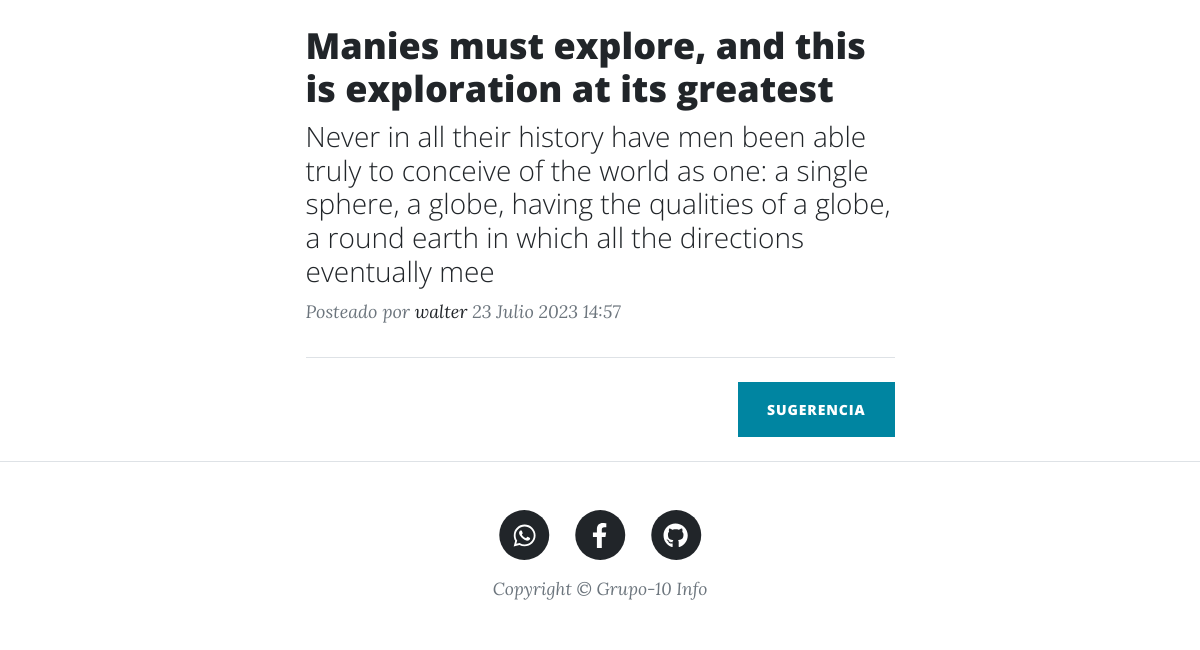
/ (lower part), run on an earlier commit of the app's database.
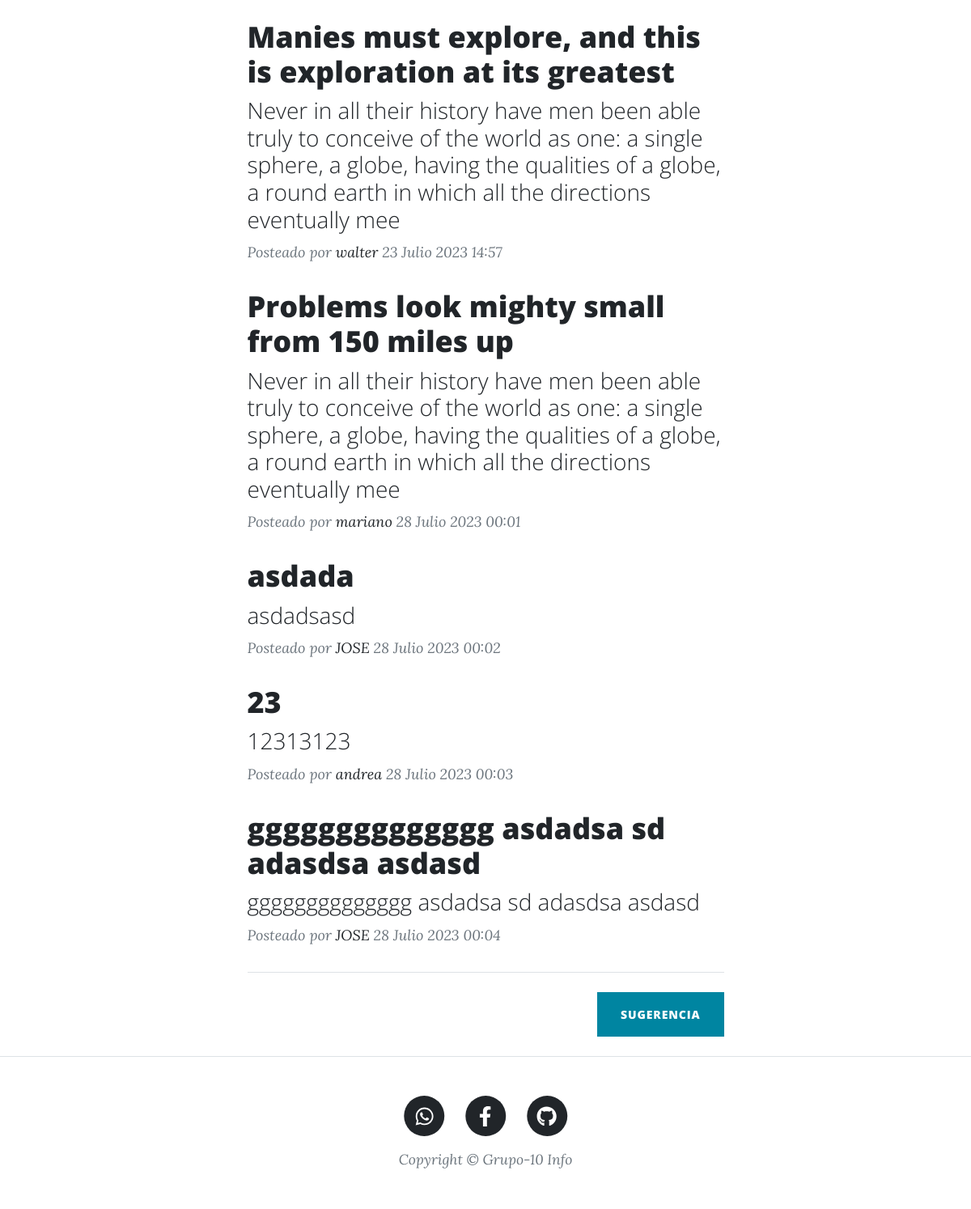
And on a later commit of the database.
### apps/blogpost/models.py (models this page shows, shortened)
class Post(models.Model):
    titulo = models.CharField(max_length=255)
    subtituloGenral = models.CharField(max_length=255, null=True)
    autor = models.ForeignKey(settings.AUTH_USER_MODEL, on_delete=models.CASCADE)
    cuerpo=models.TextField()
    slug = models.SlugField()
    fechaCreado= models.DateTimeField(auto_now_add=True, null=True)
    titulo2 = models.CharField(max_length=255, null=True)
    subtituloGenral2 = models.CharField(max_length=255, null=True)
    cuerpo2 = models.TextField( null=True)
    imagen1 = models.ImageField(upload_to='blogpost/', null=True)
    imagen2 = models.ImageField(upload_to='blogpost/', null=True)
    pieDeFoto = models.CharField(max_length=255,null=True)
    pieDePosteo=models.TextField(null=True)

### apps/usuarios/models.py (models this page shows)
class Usuario(AbstractUser):
    imagen = models.ImageField(upload_to='usuarios/', null=True, blank=True)
    facebook = models.CharField(max_length=100,  null=True, blank=True)
    whatsapp = models.CharField(max_length=100,  null=True, blank=True)
    instagram = models.CharField(max_length=100, null=True,  blank=True)
    pass

### blog/views.py (the view)
# urls.py: path('',views.inicio2, name='inicio2'),
def inicio2 (request):
    post = Post.objects.all()
    return render(request,'home2.html',{'post':post})

### blog/contexto_processo.py (called while the page is built)
def logged_in_user(request):
    return {'logged_in_user': request.user}

### templates/home2.html (shortened to what this page needs)
{%extends 'base2.html' %}
{% load static %}
 {% block contenido %}
   <div class="container px-4 px-lg-5">
    <div class="row gx-4 gx-lg-5 justify-content-center">
        <div class="col-md-10 col-lg-8 col-xl-7">
                {% for cadaPost in post %}
                <div class="post-preview">
                    <a href="{% url 'blogpost:detalle' cadaPost.id %}">
                        <h2 class="post-title">{{cadaPost.titulo}}</h2>
                        <h3 class="post-subtitle">{{cadaPost.cuerpo |slice:"200"}}</h3>
                    </a>
                    <p class="post-meta">
                        Posteado por
                        <a href="#!">{{cadaPost.autor}}</a>
                        {{cadaPost.fechaCreado}}
                    </p>
                </div>
              {% endfor %}
            <hr class="my-4" />
            <div class="d-flex justify-content-end mb-4"><a class="btn btn-primary text-uppercase" href="{% url 'contactos:contacto' %}">Sugerencia</a></div>
        </div>
    </div>
</div>
{% endblock contenido %}

What changed in the data, as far as the page shows it:
added Post: titulo "Problems look mighty small from 150 miles up", cuerpo "Never in all their history have men been able truly to conceive of the world as one: a single sphere, a globe, having the qualities of a globe, a round earth in which all the directions eventually mee", autor "mariano", fechaCreado "28 Julio 2023 00:01"
added Post: titulo "asdada", cuerpo "asdadsasd", autor "JOSE", fechaCreado "28 Julio 2023 00:02"
added Post: titulo "23", cuerpo "12313123", autor "andrea", fechaCreado "28 Julio 2023 00:03"
added Post: titulo "gggggggggggggg asdadsa sd adasdsa asdasd", cuerpo "gggggggggggggg asdadsa sd adasdsa asdasd", autor "JOSE", fechaCreado "28 Julio 2023 00:04"
